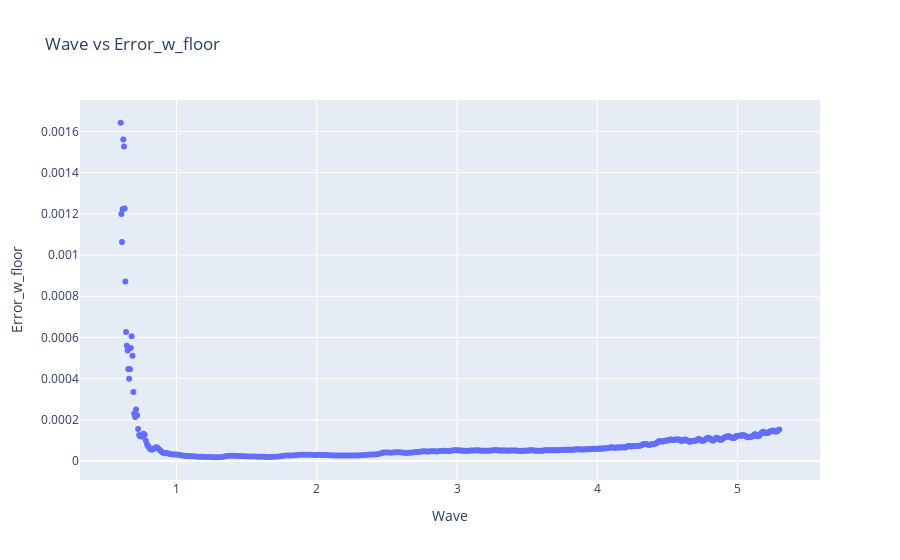

The cell this chart's notebook holds for it:
### Code cell
sim_obs = result.copy()
## plto #wave vs error_w_floor
fig = go.Figure()
fig.add_trace(go.Scatter(x=sim_obs["FinalSpectrum"]["wave"], y=sim_obs["FinalSpectrum"]['error_w_floor'],
                         mode='markers'))
fig.update_layout(title='Wave vs Error_w_floor',
                  xaxis_title='Wave',
                  yaxis_title='Error_w_floor')
fig.show()

### Figure 1 — Plotly figure (JSON) as saved in the notebook; plotly's stock layout.template omitted (floating-point values rounded to 4 significant figures; data arrays with more than 128 entries replaced by an {"elided": "..."} marker saying what was removed)
{"data": [{"mode": "markers", "type": "scatter", "x": {"elided": "403 float values"}, "y": {"elided": "403 float values"}}], "layout": {"title": {"text": "Wave vs Error_w_floor"}, "xaxis": {"title": {"text": "Wave"}}, "yaxis": {"title": {"text": "Error_w_floor"}}}}
